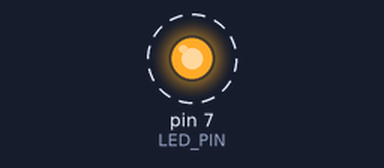
Simulated run of this sketch. Board: Arduino Uno, built with avr-gcc and run on an emulated ATmega328P. Shown: output pins drawn as LEDs (lit = HIGH). Dashed ring = blinking.

Above: at 0.07 s.
Timing chart, 0 to 3.0 s (numbered marks = the images above):
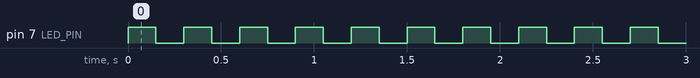

The sketch:

_2_codigo_arduino.ino
```cpp
// C++ code
// Programação para o circuito com o Arduino.

constexpr int LED_PIN = 7;
constexpr int INTERVALO = 150;

void setup() {
  pinMode(LED_PIN, OUTPUT);
}

void loop() {
  digitalWrite(LED_PIN, HIGH);
  delay(INTERVALO);
  digitalWrite(LED_PIN, LOW);
  delay(INTERVALO);
}
```

Measured:
- by itself, pin 7 (LED_PIN): alternates HIGH for 0.15 s and LOW for 0.15 s
